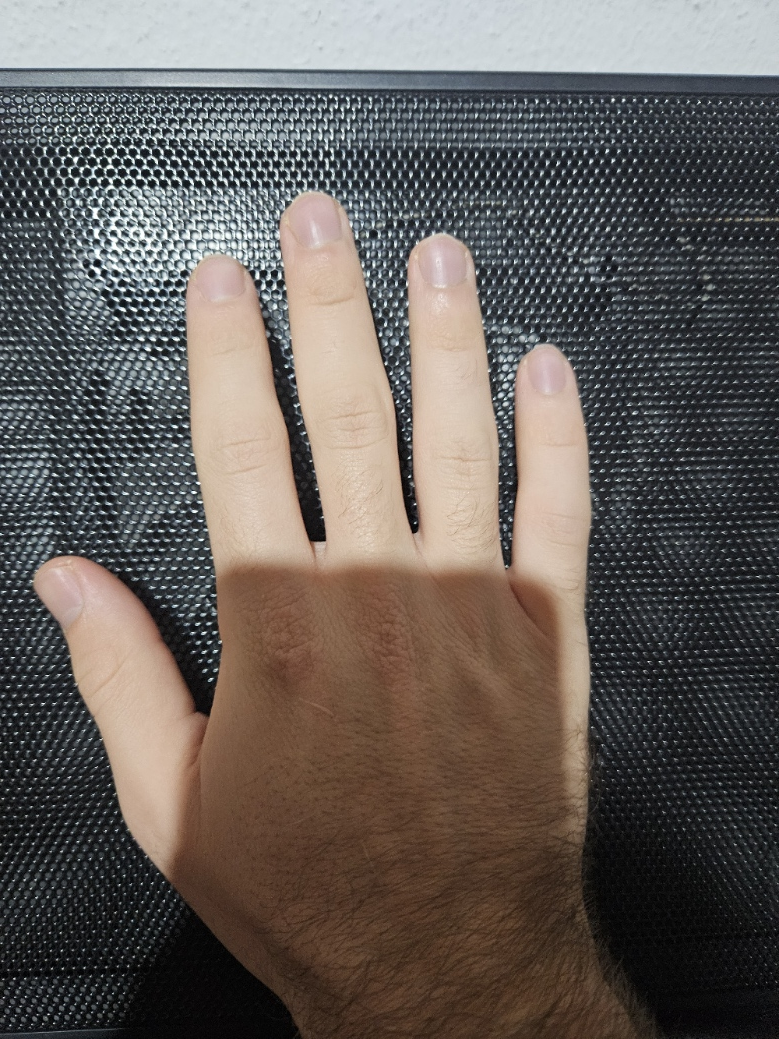
#> input picture pyimagesearch/Start/step4NuildMiniProjeWithOpenCv/input/hand.jpg, 779 x 1039 px
$ python rotate_simple.py --image ../input/hand.jpg
#> lines starting #> are read from the running program, lines starting #| are printed output that depends on the picture
import numpy as np
import argparse
import imutils
import cv2
'''
argparse Modülü <br>
Giriş : <br>
Yazdığımız her uygulama grafik arayüzüne sahip olmaz. Bazı uygulamalar komut satırına daha uygundur ve bu uygulamalar bazı parametrelere ihtiyaç duyar. argparse modülü kullanıcıdan aldığımız parametreler için yardım mesajları, nasıl kullanıldığına yönelik mesajları üretir. Ayrıca bu modül kullanıcı geçersiz parametre girerse uygun hata mesajını bastırır.<br>
Bunu okuduğum site linki : https://python-istihza.yazbel.com/standart_moduller/argparse.html
'''
'''
# imutils : <br>
Yaya tanıma (pedestrian detection) video takip, kişi davranış analizi, akıllı arabalar için sürücü destek sistemi gibi farklı uygulamalarda kullanılabilir. Yaya tespiti probleminde makine öğrenmesi teknikleri yaygın olarak kullanılmaktadır, bu tekniklerde eğitilmiş sınıflandırıcılar ile görüntü içerisindeki yaya tespit edilmeye çalışılır. Sınıflama yapılırken yani bizim örneğimizde görüntüdeki insanları bulurken, uygun bir sınıflandırıcı bulmak kadar bulunacak nesneye ait olan seçici/ayırt edici bir özelliğin (feature) çıkarılabilir olması da çok önemlidir. Yayaların tanınması probleminde HOG (Histograms of Oriented Gradient) ile özellik çıkarılması yönteminin başarılı sonuçlar verdiği gösterilmiştir.<br>
HOG sadece kişi tanıma değil farklı nesnelerin tanınmasında da özellik çıkarımı için kullanılmaktadır ve OPENCV içerisinde implementasyonu gerçekleştirilmiştir. Bizim örneğimizde HOG kullanarak görüntü üzerindeki insanları tanımaya çalışacağız. Burada tahmin edeceğiniz üzere görüntü üzerinde bir pencere dolaştırmak ve bu pencerelerde arama yapmak gerekecek, Çünkü amacımız kişileri bulmak ve bir dikdörtgen içerisine almak. Görüntü üzerinde pencere gezdiriyoruz diyelim, kişileri neye göre ve nasıl tanıyacağız. Yani gezdirilen pencerenin içinde ağaç mı var, tabela mı, araba mı yoksa insan mı? Cevabını aradığımız soru bu!. İşte burada yazının başında bahsettiğimiz HOG iyi sonuçlar verdiği için tercih edilmekte. Tabi burada bir tanıma işlemi yapmak istediğimiz için, aslında bir makine öğrenmesi tekniği uygulamamız gerekiyor. Yani önce bir grup etiketlenmiş veriye HOG ile özellik çıkarımı yapıp, seçtiğimiz bir sınıflandırıcıya verip, bu sınıflandırıcıyı eğitmemiz gerekiyor. Daha sonra verdiğimiz yeni bir girdide, sınıflandırıcımız öğrenme kapasitesine göre bize bir cevap veriyor.

Neyseki OPENCV içerisinde halihazırda eğitilmiş HOG + Linear SVM modeli mevcut. Biz de bunu kullanarak görüntü ya da video üzerinde yaya tanıma işlemini gerçekleştirebiliriz. Bu yazı kapsamında vereceğim örnekte KAIST Multispectral Pedestrian Detection  veri seti kullanılmıştır Bu veri setinin avantajı RGB + Thermal band içermesidir. Hem böylelikle yaya tespitine örnek vermekle birlikte thermal bandının bu problemde kullanımının getirdiği avantajları da görmüş olacağız.<br>
Bunu okuduğum site linki : https://ibrahimdelibasoglu.blogspot.com/2017/01/python-yaya-tespiti-goruntu-isleme.html
'''

'''
 import argparse

def main():
    # Argüman analizi için bir ArgumentParser örneği oluşturun
    parser = argparse.ArgumentParser(description='Bu programın açıklaması.')

    # --input veya -i argümanı ekle
    parser.add_argument('--input', '-i', help='Giriş dosyasının yolu')

    # --output veya -o argümanı ekle
    parser.add_argument('--output', '-o', help='Çıkış dosyasının yolu')

    # --verbose veya -v argümanını ekleyerek daha fazla çıktı almayı etkinleştirin
    parser.add_argument('--verbose', '-v', action='store_true', help='Daha fazla çıktı al')

    # Argümanları analiz et
    args = parser.parse_args()

    # Elde edilen argümanları kullanarak işlemleri gerçekleştirin
    if args.verbose:
        print('Daha fazla çıktı etkinleştirildi.')

    if args.input:
        print(f'Giriş dosyası: {args.input}')

    if args.output:
        print(f'Çıkış dosyası: {args.output}')

if __name__ == '__main__':
    main()

 '''


# construct the argument parse and parse the arguments
ap = argparse.ArgumentParser()
ap.add_argument("-i", "--image", required=True,
	help="\input")
args = vars(ap.parse_args())
# load the image from disk
image = cv2.imread(args["image"])
#> image is the input picture: shape (1039, 779, 3); mean B, G, R 89.7, 94.1, 100.7
# loop over the rotation angles
for angle in np.arange(0, 360, 15):
	rotated = imutils.rotate(image, angle)
	cv2.imshow("Rotated (Problematic)", rotated)
	cv2.waitKey(0)
#> this loop made 24 passes
#> pass 2, `rotated = imutils.rotate(image, angle)`:
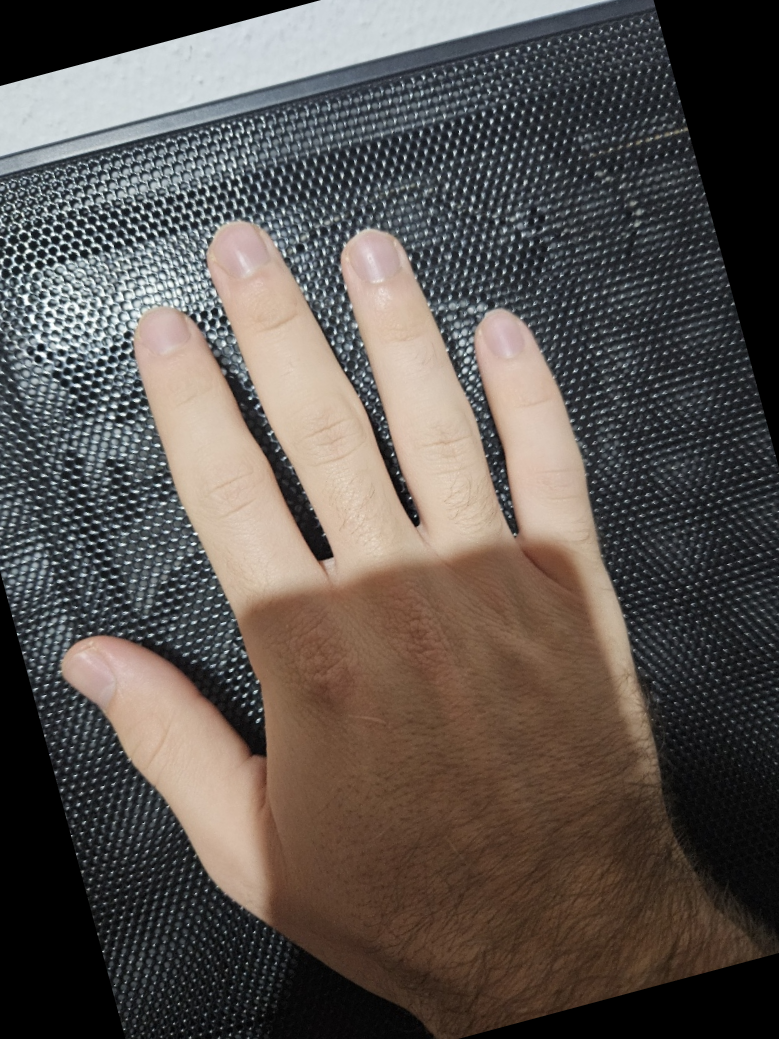
#> rotated: shape (1039, 779, 3); mean B, G, R 80.1, 84.8, 91.9
#> pass 3, `rotated = imutils.rotate(image, angle)`:
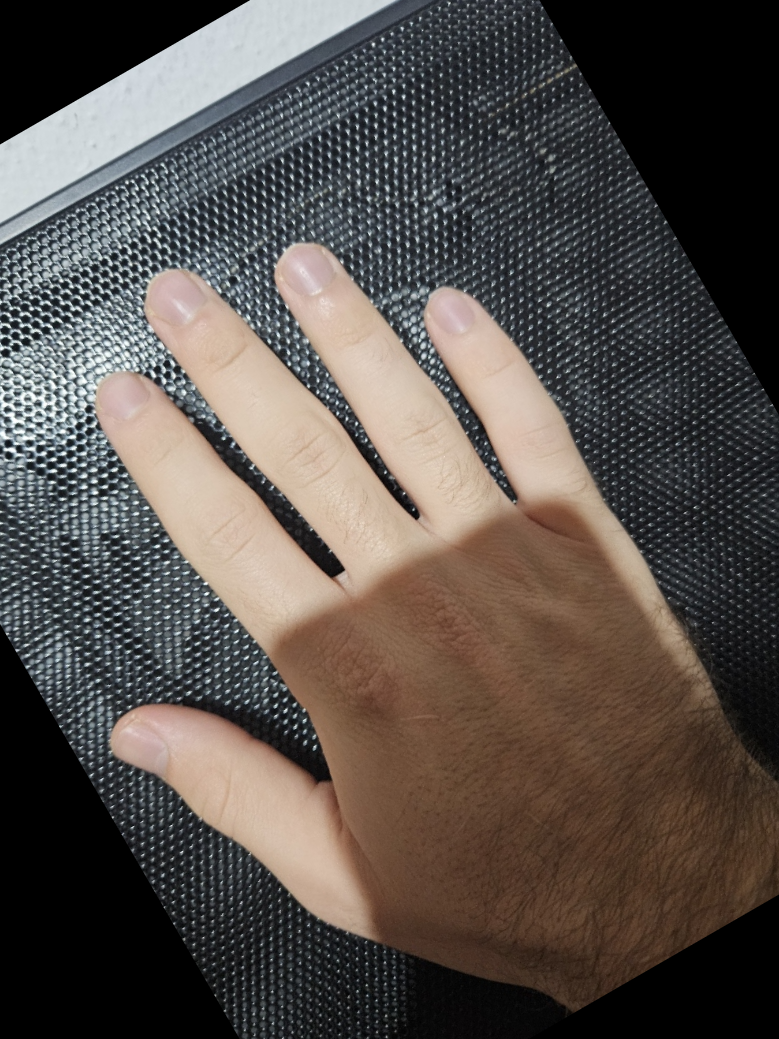
#> rotated: shape (1039, 779, 3); mean B, G, R 75.1, 79.8, 87.1
# loop over the rotation angles again, this time ensuring
# no part of the image is cut offS
for angle in np.arange(0, 360, 15):
	rotated = imutils.rotate_bound(image, angle)
	cv2.imshow("Rotated (Correct)", rotated)
	cv2.waitKey(0)
#> this loop made 24 passes
#> pass 2, `rotated = imutils.rotate_bound(image, angle)`:
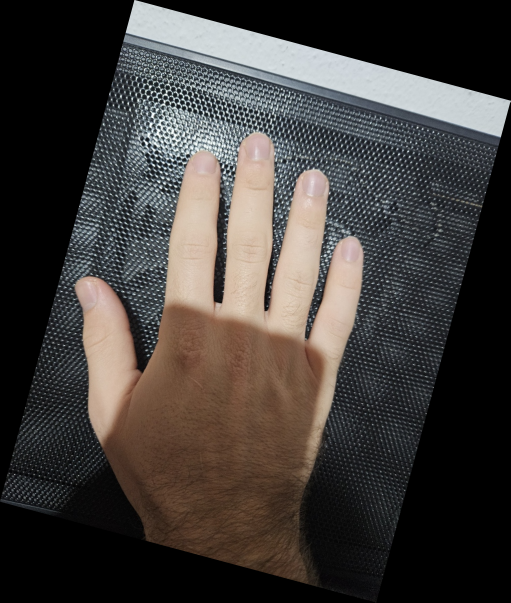
#> rotated: shape (1205, 1021, 3) (shown at 1/2 size); mean B, G, R 59, 61.9, 66.2
#> pass 3, `rotated = imutils.rotate_bound(image, angle)`:
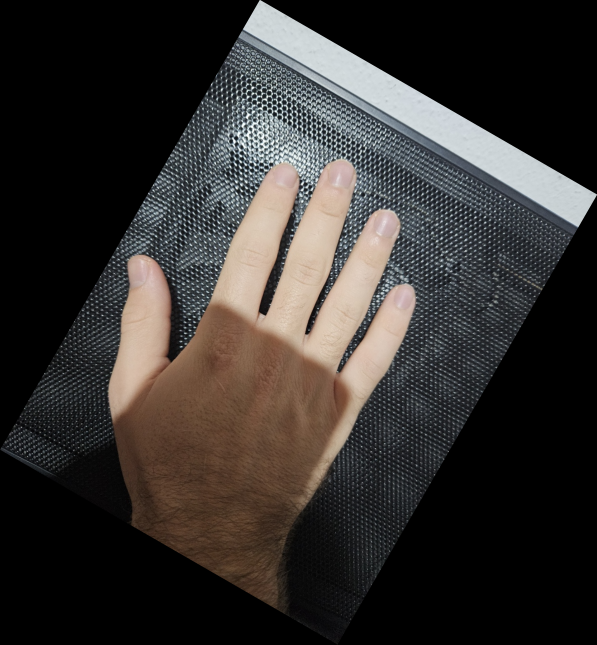
#> rotated: shape (1289, 1194, 3) (shown at 1/2 size); mean B, G, R 47.2, 49.5, 52.9

$ run again, on pyimagesearch/Start/step4NuildMiniProjeWithOpenCv/input/Findingthedistance.png
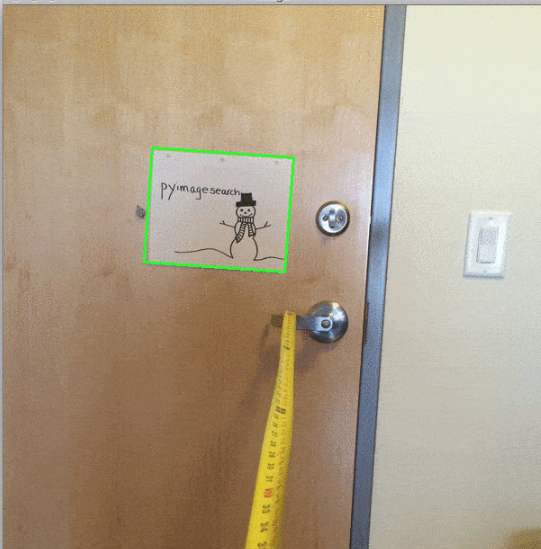
#> input picture pyimagesearch/Start/step4NuildMiniProjeWithOpenCv/input/Findingthedistance.png, 541 x 549 px
#> image is the input picture: shape (549, 541, 3); mean B, G, R 137.5, 160.5, 175.8
#> the loop `for angle in np.arange(0, 360, 15):` made 24 passes
#> pass 3, `rotated = imutils.rotate(image, angle)`:
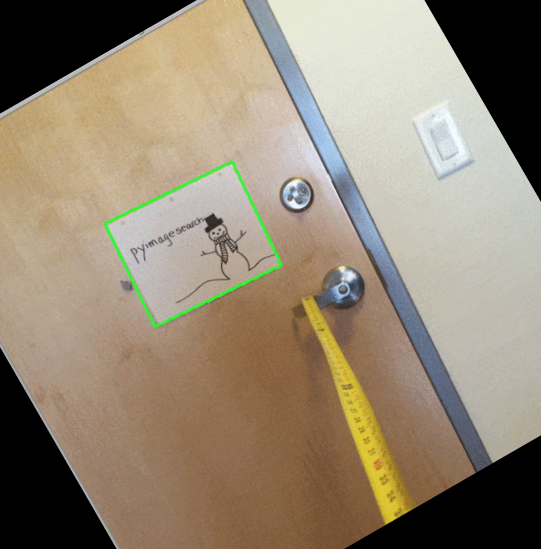
#> rotated: shape (549, 541, 3); mean B, G, R 115.5, 135, 148.1
#> the loop `for angle in np.arange(0, 360, 15):` made 24 passes
#> pass 3, `rotated = imutils.rotate_bound(image, angle)`:
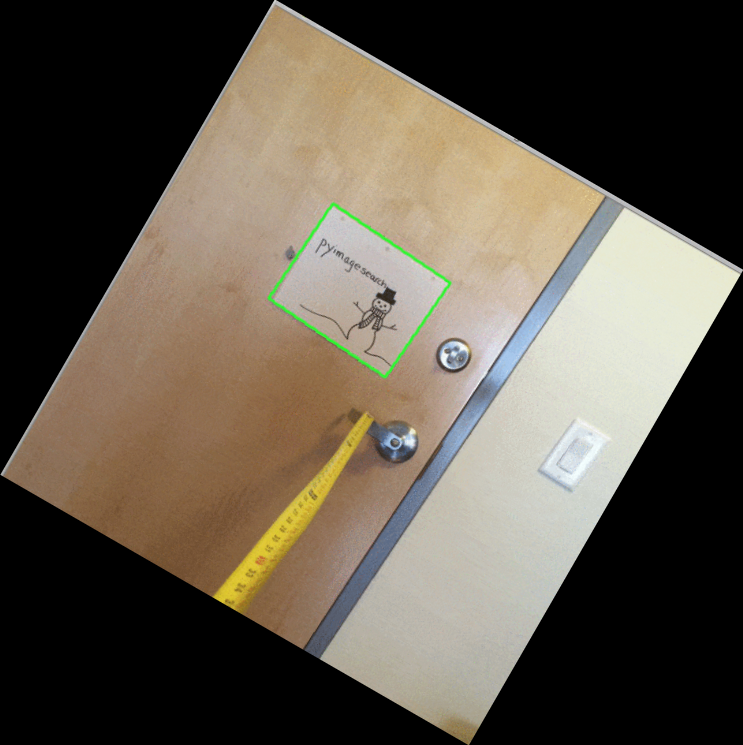
#> rotated: shape (745, 743, 3); mean B, G, R 73.8, 86.1, 94.3

$ run again, on pyimagesearch/Start/step4NuildMiniProjeWithOpenCv/input/adrian.png
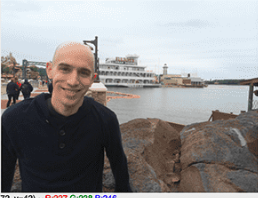
#> input picture pyimagesearch/Start/step4NuildMiniProjeWithOpenCv/input/adrian.png, 258 x 198 px
#> image is the input picture: shape (198, 258, 3); mean B, G, R 141.8, 141.5, 143.1
#> the loop `for angle in np.arange(0, 360, 15):` made 24 passes
#> pass 2, `rotated = imutils.rotate_bound(image, angle)`:
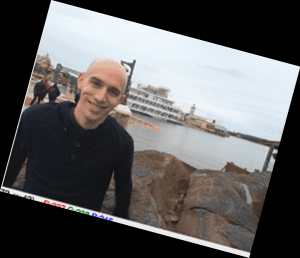
#> rotated: shape (258, 300, 3); mean B, G, R 93.6, 93.4, 94.4
#> pass 3, `rotated = imutils.rotate_bound(image, angle)`:
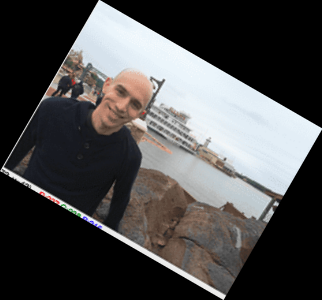
#> rotated: shape (300, 322, 3); mean B, G, R 75, 74.8, 75.7
